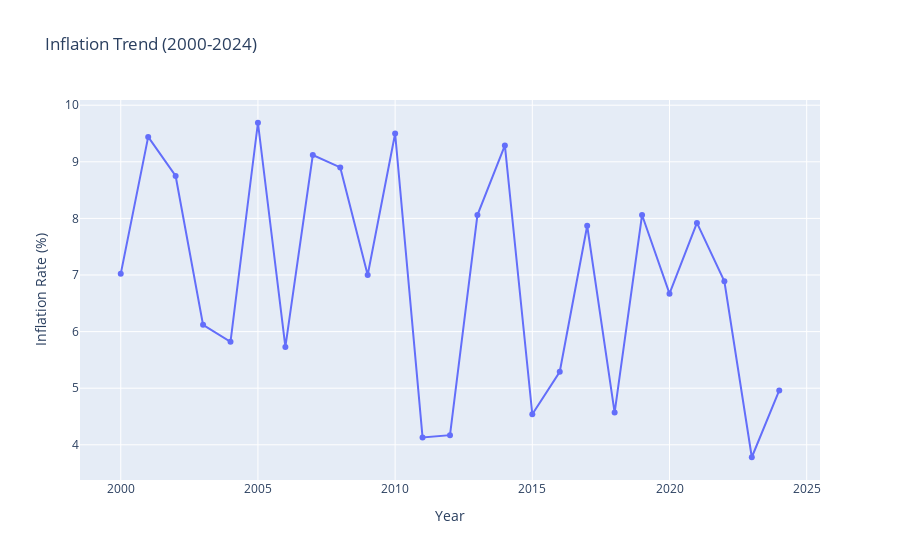

The notebook cell this image was saved under:
### Code cell
# Example Usage
action = "historical_data"  # or "predict"
start_year = 2000
end_year = 2024

result = process_user_request(action, start_year, end_year)

if "data" in result:
    print(result["data"])
    result["visualization"].show()

if "predictions" in result:
    print("Predicted Inflation Rates:", result["predictions"])
    print("Report generated:", result["report_file"])

### Figure 1 — Plotly figure (JSON) as saved in the notebook; plotly's stock layout.template omitted (floating-point values rounded to 4 significant figures)
{"data": [{"hovertemplate": "Year=%{x}<br>Inflation Rate (%)=%{y}<extra></extra>", "legendgroup": "", "line": {"color": "#636efa", "dash": "solid"}, "marker": {"symbol": "circle"}, "mode": "lines+markers", "name": "", "orientation": "v", "showlegend": false, "type": "scatter", "x": [2000, 2001, 2002, 2003, 2004, 2005, 2006, 2007, 2008, 2009, 2010, 2011, 2012, 2013, 2014, 2015, 2016, 2017, 2018, 2019, 2020, 2021, 2022, 2023, 2024], "xaxis": "x", "y": [7.02, 9.44, 8.75, 6.12, 5.82, 9.69, 5.73, 9.12, 8.9, 7.0, 9.5, 4.13, 4.17, 8.06, 9.29, 4.54, 5.29, 7.87, 4.57, 8.06, 6.67, 7.92, 6.89, 3.78, 4.96], "yaxis": "y"}], "layout": {"legend": {"tracegroupgap": 0}, "title": {"text": "Inflation Trend (2000-2024)"}, "xaxis": {"anchor": "y", "domain": [0, 1], "title": {"text": "Year"}}, "yaxis": {"anchor": "x", "domain": [0, 1], "title": {"text": "Inflation Rate (%)"}}}}
